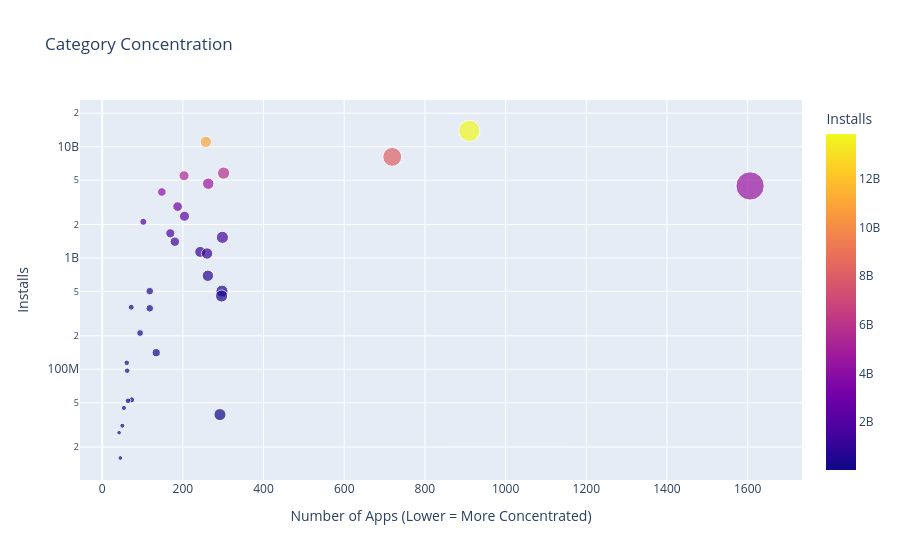

The cell this chart's notebook holds for it:
### Code cell
scatter = px.scatter(data_frame=cat_concentration,
                     x="App", y="Installs", color="Installs", size="App",
                     hover_name=cat_concentration.index,
                     log_y=True, title="Category Concentration")

scatter.update_layout(xaxis_title="Number of Apps (Lower = More Concentrated)",
                      yaxis_title="Installs")

scatter.show()

### Figure 1 — Plotly figure (JSON) as saved in the notebook; plotly's stock layout.template omitted (floating-point values rounded to 4 significant figures)
{"data": [{"hovertemplate": "<b>%{hovertext}</b><br><br>App=%{marker.size}<br>Installs=%{marker.color}<extra></extra>", "hovertext": ["GAME", "COMMUNICATION", "TOOLS", "PRODUCTIVITY", "SOCIAL", "PHOTOGRAPHY", "FAMILY", "VIDEO_PLAYERS", "TRAVEL_AND_LOCAL", "NEWS_AND_MAGAZINES", "ENTERTAINMENT", "BOOKS_AND_REFERENCE", "PERSONALIZATION", "SHOPPING", "HEALTH_AND_FITNESS", "SPORTS", "BUSINESS", "LIFESTYLE", "MAPS_AND_NAVIGATION", "FINANCE", "WEATHER", "EDUCATION", "FOOD_AND_DRINK", "DATING", "ART_AND_DESIGN", "HOUSE_AND_HOME", "AUTO_AND_VEHICLES", "LIBRARIES_AND_DEMO", "COMICS", "MEDICAL", "PARENTING", "BEAUTY", "EVENTS"], "legendgroup": "", "marker": {"color": [13858762717, 11039241530, 8099724500, 5788070180, 5487841475, 4649143130, 4437554490, 3916897200, 2894859300, 2369110650, 2113660000, 1665791655, 1532352930, 1400331540, 1134006220, 1096431465, 692018120, 503611120, 503267560, 455249400, 361096500, 352852000, 211677750, 140912410, 114233100, 97082000, 53129800, 52083000, 44931100, 39162676, 31116110, 26916200, 15949410], "coloraxis": "coloraxis", "size": [910, 257, 719, 301, 203, 263, 1606, 148, 187, 204, 102, 169, 298, 180, 243, 260, 262, 297, 118, 296, 72, 118, 94, 134, 61, 62, 73, 64, 54, 292, 50, 42, 45], "sizemode": "area", "sizeref": 4.015, "symbol": "circle"}, "mode": "markers", "name": "", "orientation": "v", "showlegend": false, "type": "scatter", "x": [910, 257, 719, 301, 203, 263, 1606, 148, 187, 204, 102, 169, 298, 180, 243, 260, 262, 297, 118, 296, 72, 118, 94, 134, 61, 62, 73, 64, 54, 292, 50, 42, 45], "xaxis": "x", "y": [13858762717, 11039241530, 8099724500, 5788070180, 5487841475, 4649143130, 4437554490, 3916897200, 2894859300, 2369110650, 2113660000, 1665791655, 1532352930, 1400331540, 1134006220, 1096431465, 692018120, 503611120, 503267560, 455249400, 361096500, 352852000, 211677750, 140912410, 114233100, 97082000, 53129800, 52083000, 44931100, 39162676, 31116110, 26916200, 15949410], "yaxis": "y"}], "layout": {"coloraxis": {"colorbar": {"title": {"text": "Installs"}}, "colorscale": [[0, "#0d0887"], [0.1111, "#46039f"], [0.2222, "#7201a8"], [0.3333, "#9c179e"], [0.4444, "#bd3786"], [0.5556, "#d8576b"], [0.6667, "#ed7953"], [0.7778, "#fb9f3a"], [0.8889, "#fdca26"], [1, "#f0f921"]]}, "legend": {"itemsizing": "constant", "tracegroupgap": 0}, "title": {"text": "Category Concentration"}, "xaxis": {"anchor": "y", "domain": [0, 1], "title": {"text": "Number of Apps (Lower = More Concentrated)"}}, "yaxis": {"anchor": "x", "domain": [0, 1], "title": {"text": "Installs"}, "type": "log"}}}
